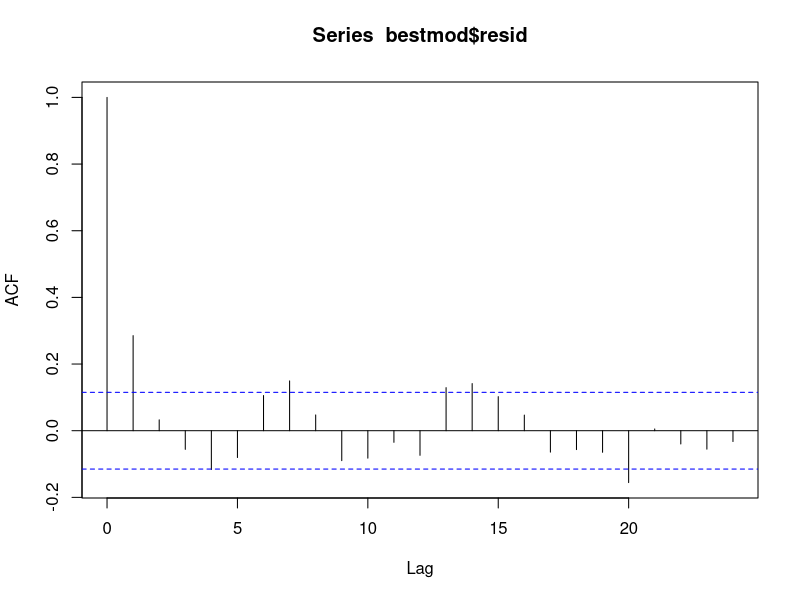
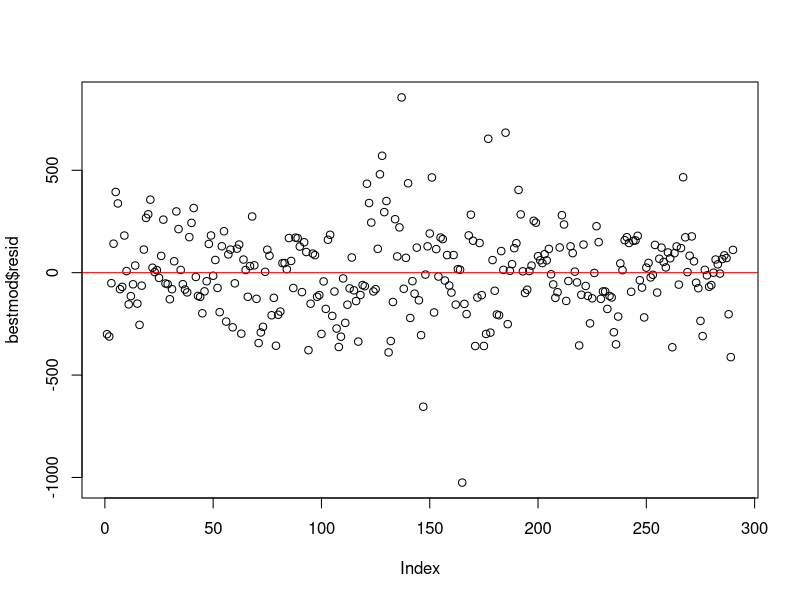
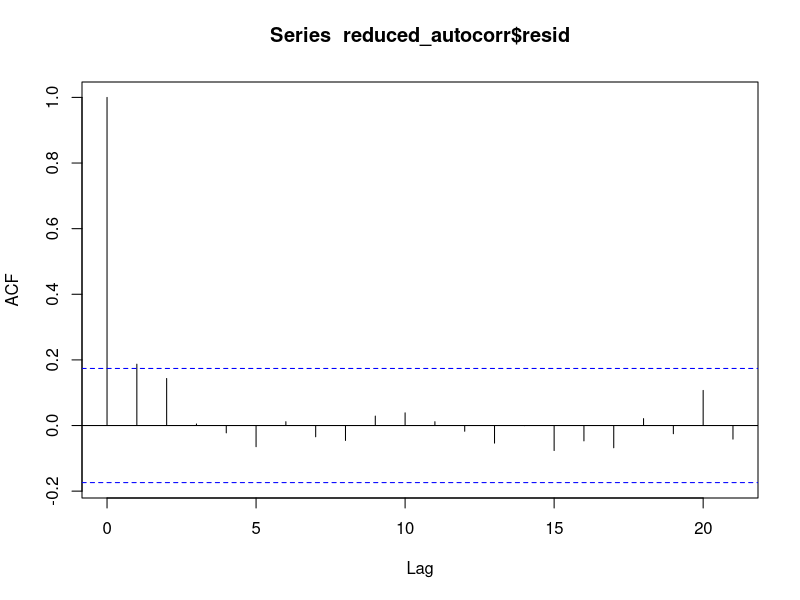

Write R code to recreate these figures, in order. (Note: this script raises an error after producing the figures.)
## Playing around with the data

fremont <- read.csv("./data/weatherbike.csv")
library(lmtest)
library(GGally)
library(ggplot2)
library(ggthemes)
library(lubridate)

##### DEFINING VARIABLES #######################

date <- fremont$Date
count <- fremont$count
x <- fremont$X

precip <- fremont$precipIntensityMax
precip2 <- fremont$precipIntensity
precipType <- fremont$precipType
precipTime <- fremont$precipIntensityMaxTime

min_temp <- fremont$temperatureMin
min_temp2 <- fremont$apparentTemperatureMin
max_temp <- fremont$temperatureMax
max_temp2 <- fremont$apparenttemperatureMax

icon <- fremont$icon;  
icon[which(icon=="partly-cloudy-night")] <- "partly-cloudy-day"

cloudCover <- fremont$cloudCover
windSpeed <- fremont$windSpeed
humidity <- fremont$humidity
visibility <- fremont$visibility
pressure <- fremont$pressure
daylight <- fremont$sunsetTime - fremont$sunriseTime
dewPoint <- fremont$dewPoint
moonPhase <- fremont$moonPhase

## Create a dummy variable for each day of the week, with Monday baseline
day <- seq(1, 365, 7)
Tues <- ifelse((x %in% day), 1, 0)
Wed <- ifelse((x %in% (day+1)), 1, 0)
Thurs <- ifelse((x %in% (day+2)), 1, 0)
Fri <- ifelse((x %in% (day+3)), 1, 0)
Sat <- ifelse((x %in% (day+4)), 1, 0)
Sun <- ifelse((x %in% (day+5)), 1, 0)
weekend <- Sat + Sun


## Create a dummy variable for holidays
hols <- c("01-01", "01-21", "02-18", "05-27", "07-04", "09-02", "11-11", 
	"11-28", "11-29", "12-24", "12-25", "12-31")
holiday <- numeric(length(x))
for(i in 1:length(hols)){y <- grep(hols[i], date); holiday[y] <- 1}


## Create a "season" factor, based on Farmer's Almanac dates of Equinox
season <- factor(date, levels=c("Winter", "Spring", "Summer", "Fall"))
season[date] <- "Winter"
season[x >= grep("2013-03-20", date) & x < grep("2013-06-21", date)] <- "Spring"
season[x >= grep("2013-06-21", date) & x < grep("2013-09-22", date)] <- "Summer"
season[x >= grep("2013-09-22", date) & x < grep("2013-12-21", date)] <- "Fall"


## Variable for the UW academic year
UW <- ifelse((x >= grep("2013-01-07", date) & x <= grep("2013-03-21", date)) | 
	(x >= grep("2013-04-01", date) & x <= grep("2013-06-13", date)) |
	(x >= grep("2013-09-25", date) & x <= grep("2013-12-12", date)), 1, 0)


####### BEST WORKING MODEL #############################

bestmod <- lm(count ~ Fri + Sat + Sun + holiday + UW
	 + daylight + max_temp + precip + cloudCover + x)
summary(bestmod) 
acf(bestmod$resid)
dwtest(bestmod)
plot(bestmod$resid);  abline(h=0, col="red")

reduced_autocorr <- lm(count ~ Sat + Sun + holiday + UW
	 + daylight + max_temp + precip + cloudCover + x + precipTime)
summary(reduced_autocorr) 
acf(reduced_autocorr$resid)
dwtest(reduced_autocorr)



########## SUMMARY PLOTS #####################

## Daily bike count data, with months as labels
the_1st <- grep("*-01$", date)
plot(date, count, xaxt="n", xlab="Date", ylab="Aggregate Bike Count", 
	main="Aggregate Bike Count per day,  Jan. 1, 2013 - Dec. 31, 2013")
axis(side=1, labels=month.abb, at=the_1st)

## Plot pairs for variables in bestmod
pairs(cbind(count, daylight, max_temp, precip, cloudCover, x), 
	pch=20, col="darkblue")


####### SOME MODELS PREVIOUSLY TESTED #########

## Bike count linear model with day-of-week and holiday covariates
datemod1 <- lm(count ~ Tues + Wed + Thurs + Fri + Sat + Sun + holiday)
summary(datemod1)

datemod2 <- lm(count ~ Fri + Sat + Sun + holiday)
summary(datemod2) 

datemod3 <- lm(count ~ Fri + weekend + holiday)
summary(datemod3)

weathermod1 <- lm(count ~ min_temp + icon + precip + Fri + Sat + Sun + holiday, na.omit=TRUE)
summary(weathermod1)  ## Uses the weather "icon" in place of windSpeed and such

weathermod2 <- lm(count ~ Fri + Sat + Sun + holiday 
	+ min_temp + max_temp + precip + cloudCover + windSpeed + humidity)
summary(weathermod2)  ## Adds in several more weather variables; some are insignificant

weathermod3 <- lm(count ~ Fri + Sat + Sun + holiday 
	+ max_temp + precip + visibility + pressure)
summary(weathermod3)  ## All factors highly significant, R-squared of 0.83

weathermod4 <- lm(count ~ Tues + Wed + Thurs + Fri + Sat + Sun + holiday 
	+ max_temp + precip + visibility + pressure)
summary(weathermod4)  ## The additional days of the week are still not significant

## Model which adds "season" covariate
mod5 <- lm(count ~ Fri + Sat + Sun + holiday + season
	+ max_temp + precip + visibility + pressure)
summary(mod5)
plot(mod5$fit, mod5$resid);  abline(c(0,0), col="red")
date[which(mod5$resid == min(mod5$resid))]
date[which(mod5$resid == max(mod5$resid))]


########################################################

## Create a separate model for each day of the week

mydat <- data.frame(count, date, holiday, season, min_temp, max_temp, precip, 
	visibility, pressure, Tues, Wed, Thurs, Fri, Sat, Sun, weekend, 
	cloudCover, windSpeed, humidity, UW, daylight, x)
head(mydat)

dMon <- subset(mydat, Tues + Wed + Thurs + Fri + Sat + Sun == 0)
mMon <- lm(count ~ holiday + UW + daylight + max_temp + precip + cloudCover + x,
	data = dMon)
summary(mMon)
acf(mMon$resid)
dwtest(mMon)  ## p-val 0.76

dTues <- subset(mydat, Tues == 1)
mTues <- lm(count ~ holiday + UW + daylight + max_temp + precip + cloudCover + x,
	data = dTues)
summary(mTues)
acf(mTues$resid)
dwtest(mTues)  ## p-val 0.77

dWed <- subset(mydat, Wed == 1)
mWed <- lm(count ~ holiday + UW + daylight + max_temp + precip + cloudCover + x,
	data = dWed)
summary(mWed)
acf(mWed$resid)
dwtest(mWed)  ## p-val 0.02

dThurs <- subset(mydat, Thurs == 1)
mThurs <- lm(count ~ holiday + UW + daylight + max_temp + precip + cloudCover + x,
	data = dThurs)
summary(mThurs)
acf(mThurs$resid)
dwtest(mThurs)  ## p-val 0.12

dFri <- subset(mydat, Fri == 1)
mFri <- lm(count ~ UW + daylight + max_temp + precip + cloudCover + x,
	data = dFri)
summary(mFri)
acf(mFri$resid)
dwtest(mFri)  ## p-val 0.16

dSat <- subset(mydat, Sat == 1)
mSat <- lm(count ~ UW + daylight + max_temp + precip + cloudCover + x,
	data = dSat)
summary(mSat)
acf(mSat$resid)
dwtest(mSat)  ## p-val 0.16

dSun <- subset(mydat, Sun == 1)
mSun <- lm(count ~ UW + daylight + max_temp + precip + cloudCover + x,
	data = dSun)
summary(mSun)
acf(mSun$resid)
dwtest(mSun)  ## p-val 0.90

















